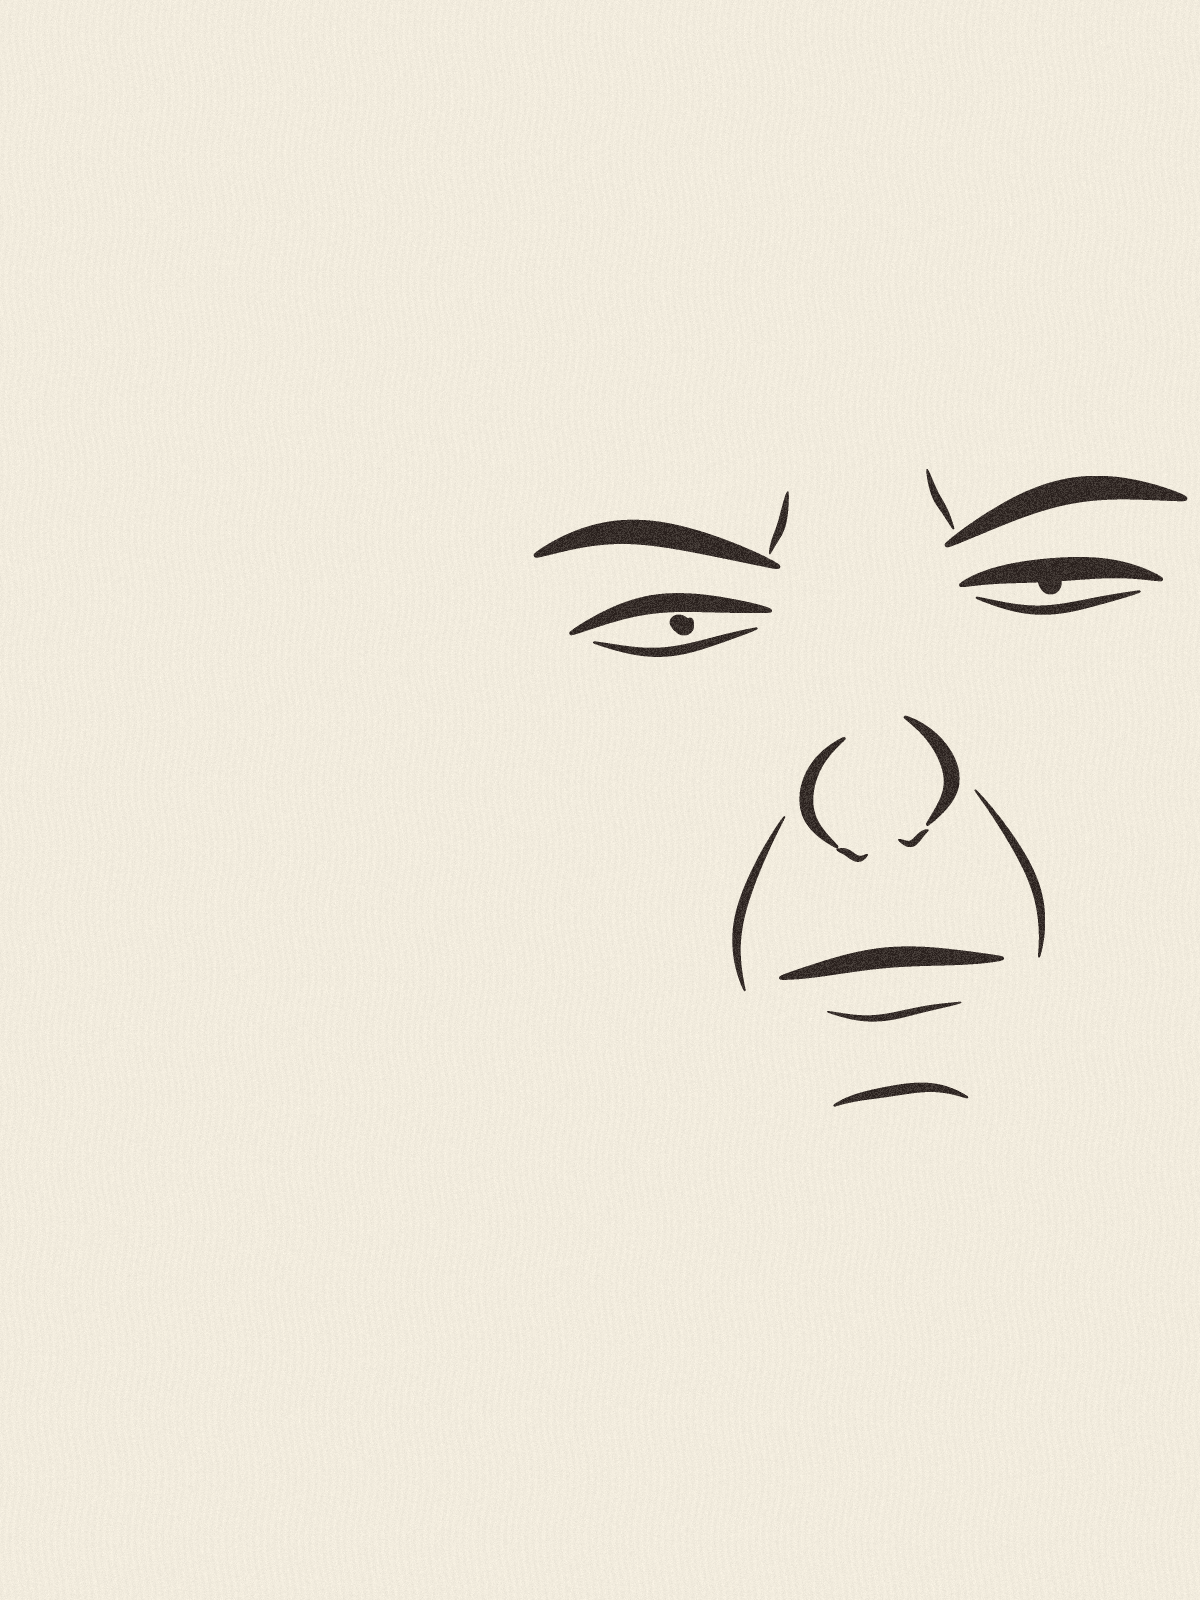

Write the Python code that produced this figure.
"""No. (study): the Laugh Lines vocabulary made to say defiance. No outline, no hair, no shading.

Constraint from the subject: a laugh is a set of folds (crescent lids, crow's feet, lifted cheeks,
nasolabial brackets, an open mouth). If the lines are right, the face assembles itself.
Cropped off the right edge; the paper does the rest.
"""
import sys
import numpy as np
from PIL import Image, ImageDraw

W, H, SS = 1200, 1600, 3
if "--small" in sys.argv: SS = 2
OUT = sys.argv[1] if len(sys.argv) > 1 else "laugh-lines.png"
rng = np.random.default_rng(22)
u = 74.0 * SS
x0, y0 = 872.0 * SS, 690.0 * SS
tilt = np.radians(-4)           # head back a little, the way a real laugh goes

def P(x, y, side=1):
    if side < 0:                # the viewer's right half sits a touch higher: laughs are lopsided
        y -= 0.18
    c, s = np.cos(tilt), np.sin(tilt)
    return x0 + u * (x * c - y * s), y0 + u * (x * s + y * c)

K = float(next((a[4:] for a in sys.argv if a.startswith("--k=")), "1"))   # how hard the laugh is, 0..1
HA = float(next((a[5:] for a in sys.argv if a.startswith("--ha=")), "0"))  # a "ha" pulse, 0..1 (film only)
y0 -= HA * 5 * SS                                                          # the head bobs on each ha

def g(k, th):                   # lines fade in by weight, never pop (keeps every frame's hand the same)
    return float(np.clip((k - th) / 0.15, 0, 1))

def half(k):
    return [
        ((-4.0, -1.05), (-2.6, -1.55), (-1.3, -1.15), 0.28),    # upper lid, narrowed
        ((-3.7, -0.9), (-2.6, -0.6), (-1.5, -0.95), 0.14),      # lower lid, tensed up
        ((-2.62, -1.12), (-2.5, -1.02), (-2.38, -1.12), 0.26),  # iris, straight at you
        ((-4.4, -2.15), (-2.9, -2.65), (-1.15, -1.75), 0.34),   # brow, pulled down and in
        ((-1.25, -1.9), (-1.05, -2.3), (-0.95, -2.7), 0.10),    # the frown line between them
        ((-0.42, 0.65), (-1.45, 1.35), (-0.62, 2.12), 0.20),    # nose wing
        ((-0.62, 2.12), (-0.45, 2.3), (-0.22, 2.24), 0.10),     # nostril
        ((-1.3, 1.62), (-2.3, 2.9), (-2.0, 3.9), 0.12),         # bracket, faint
    ]

def centre(k):
    return [((-1.5, 3.75), (0.0, 3.55), (1.5, 3.7), 0.26),        # the set mouth
            ((-0.9, 4.3), (0.0, 4.5), (0.9, 4.28), 0.09),         # lower lip pressed
            ((-0.9, 5.6), (0.0, 5.2), (0.9, 5.6), 0.14)]          # chin up, bunched

HALF, CENTRE = half(K), centre(K)

ink = Image.new("L", (W * SS, H * SS), 0)
d = ImageDraw.Draw(ink)

def stroke(a, c, b, wgt, side=1):
    t = np.linspace(0, 1, 420)
    pts = [(1 - t) ** 2 * a[i] + 2 * (1 - t) * t * c[i] + t ** 2 * b[i] for i in (0, 1)]
    wob = 0.03 * np.sin(t * 7 + rng.uniform(0, 6)) + 0.02 * rng.standard_normal() # a hand, not a plotter
    press = np.sin(np.pi * t) ** 0.75 * (0.85 + 0.3 * rng.random())
    for x, y, p, wo in zip(pts[0], pts[1], press, wob + 0 * t):
        X, Y = P(x * side, y + wo, side)
        r = u * wgt * 0.5 * (0.18 + 0.82 * p)
        if r < 0.3: continue
        d.ellipse((X - r, Y - r, X + r, Y + r), fill=255)

for s_ in HALF:
    stroke(*s_, side=1)
    stroke(*s_, side=-1)
for s_ in CENTRE:
    stroke(*s_)

m = np.asarray(ink, dtype=np.float32) / 255
m = m.reshape(H, SS, W, SS).mean((1, 3))

# paper: warm, with fibre; ink: sepia-black that runs a little dry
yy, xx = np.mgrid[0:H, 0:W]
fibre = 0.012 * rng.standard_normal((H, W)) + 0.008 * np.sin(xx * 0.9 + np.sin(yy * 0.05) * 3)
paper = np.array([242, 236, 222]) / 255 * (1 + fibre)[..., None]
dry = np.clip(0.82 + 0.22 * rng.random((H, W)), 0, 1)
inkc = np.array([40, 31, 28]) / 255
a = (m * dry)[..., None]
img = paper * (1 - a) + inkc * a
Image.fromarray((np.clip(img, 0, 1) * 255).astype(np.uint8)).save(OUT)
print(OUT)
